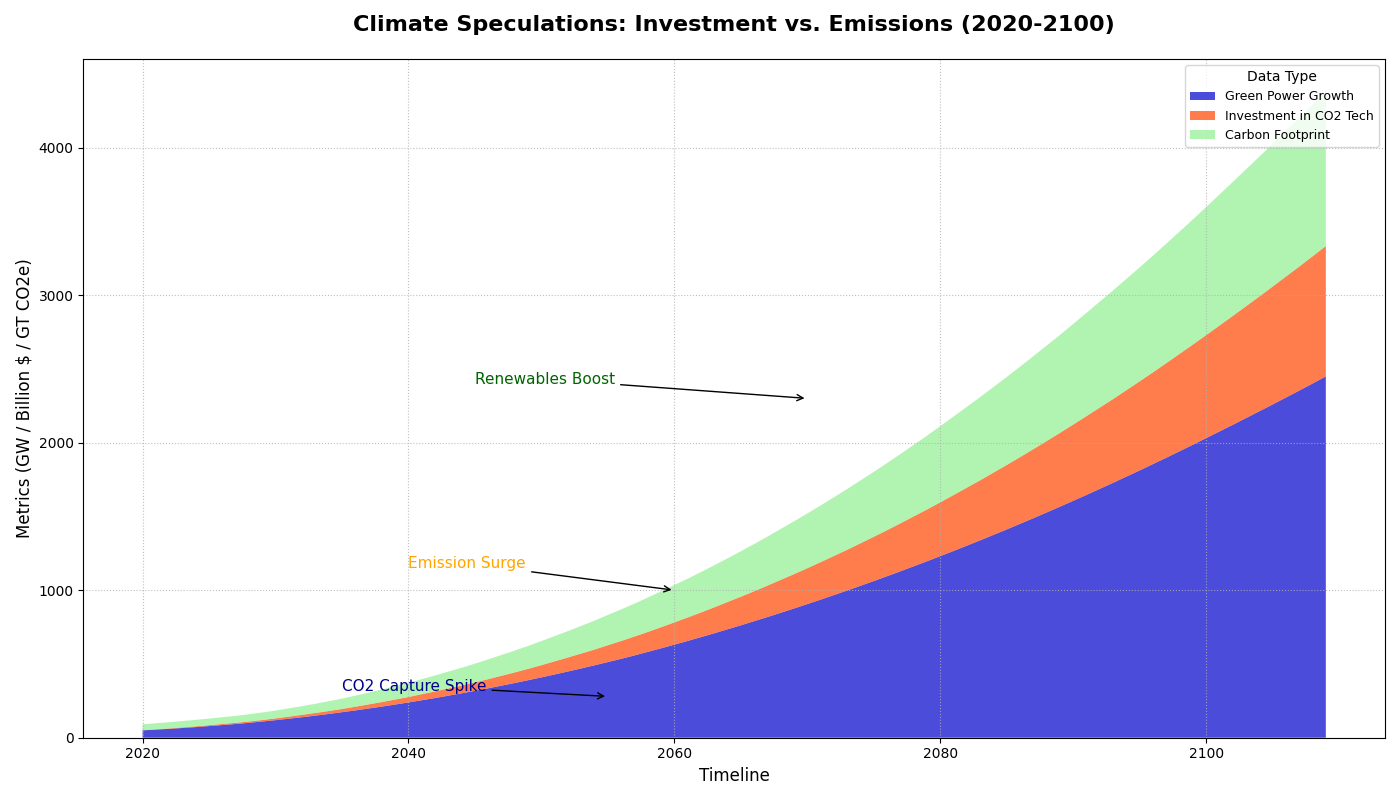

Source code (Python):
import numpy as np
import matplotlib.pyplot as plt

years = np.arange(2020, 2110)

carbon_emissions = np.array([
    40, 41, 42, 43, 44, 45, 46, 47, 49, 51, 
    53, 56, 59, 62, 66, 70, 75, 80, 85, 90, 
    96, 102, 108, 114, 120, 127, 134, 141, 148, 155, 
    163, 171, 179, 187, 196, 205, 214, 223, 233, 243, 
    253, 263, 274, 285, 296, 308, 320, 332, 345, 358, 
    371, 384, 398, 412, 426, 440, 455, 470, 485, 500, 
    516, 532, 548, 564, 580, 596, 613, 630, 647, 664, 
    682, 700, 718, 736, 754, 772, 791, 810, 829, 848, 
    868, 888, 908, 928, 948, 968, 988, 1008, 1029, 1050
])

renewable_energy = np.array([
    50, 55, 60, 66, 72, 79, 86, 93, 101, 110, 
    119, 129, 139, 150, 161, 173, 185, 198, 211, 225, 
    239, 254, 269, 285, 301, 318, 335, 353, 371, 390, 
    409, 429, 449, 470, 491, 513, 535, 558, 582, 606, 
    631, 656, 682, 708, 735, 762, 790, 818, 847, 876, 
    906, 936, 967, 998, 1030, 1062, 1095, 1128, 1162, 1196, 
    1231, 1266, 1302, 1338, 1375, 1412, 1450, 1488, 1527, 1566, 
    1606, 1646, 1687, 1728, 1770, 1812, 1855, 1898, 1942, 1986, 
    2031, 2076, 2121, 2167, 2213, 2259, 2306, 2353, 2401, 2449
])

carbon_capture_investment = np.array([
    1, 2, 3, 4, 5, 6, 7, 8, 9, 10, 
    12, 14, 16, 18, 20, 22, 25, 28, 31, 34, 
    37, 41, 45, 49, 53, 57, 62, 67, 72, 77, 
    83, 89, 95, 101, 107, 114, 121, 128, 135, 143, 
    151, 159, 167, 176, 185, 194, 203, 213, 223, 233, 
    243, 254, 265, 276, 288, 300, 312, 325, 338, 351, 
    365, 379, 393, 407, 422, 437, 452, 468, 484, 500, 
    517, 534, 551, 568, 586, 604, 622, 641, 660, 679, 
    698, 718, 738, 758, 778, 799, 820, 841, 862, 884
])

fig, ax = plt.subplots(figsize=(14, 8))

ax.stackplot(years, renewable_energy, carbon_capture_investment, carbon_emissions, 
             labels=['Green Power Growth', 'Investment in CO2 Tech', 'Carbon Footprint'], 
             colors=['#0000CD', '#FF4500', '#90EE90'], alpha=0.7)

ax.set_title('Climate Speculations: Investment vs. Emissions (2020-2100)', fontsize=16, fontweight='bold', pad=20)
ax.set_xlabel('Timeline', fontsize=12)
ax.set_ylabel('Metrics (GW / Billion $ / GT CO2e)', fontsize=12)
ax.legend(loc='upper right', title='Data Type', fontsize=9, frameon=True)
ax.grid(linestyle=':', alpha=0.8)

ax.annotate('Emission Surge', xy=(2060, 1000), xytext=(2040, 1150),
            arrowprops=dict(facecolor='orange', arrowstyle='->'),
            fontsize=11, color='orange')

ax.annotate('Renewables Boost', xy=(2070, 2300), xytext=(2045, 2400),
            arrowprops=dict(facecolor='darkgreen', arrowstyle='->'),
            fontsize=11, color='darkgreen')

ax.annotate('CO2 Capture Spike', xy=(2055, 280), xytext=(2035, 320),
            arrowprops=dict(facecolor='darkblue', arrowstyle='->'),
            fontsize=11, color='darkblue')

plt.tight_layout()
plt.show()
